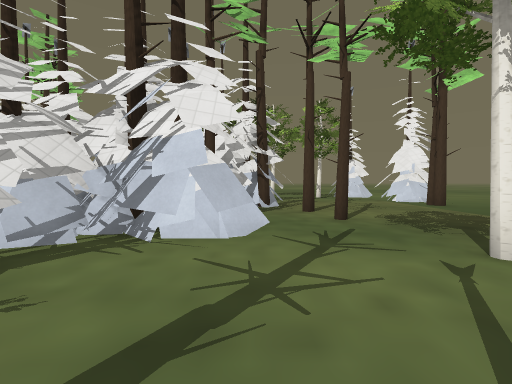
view 1 (above)

16 first-person views from a walk through a level from a Godot 3-D game. The camera is 1.3 m above the floor, tilts 2° down and sees 85° across. The floor is counted in squares, 2 m on a side. Each view is taken from the middle of a square. On the plan, view 1 faces up. The plan holds only what a view shows up to about 9 squares ahead; the rest is blank. The place goes on beyond the plan. Some surface patterns are stand-ins.

view 2
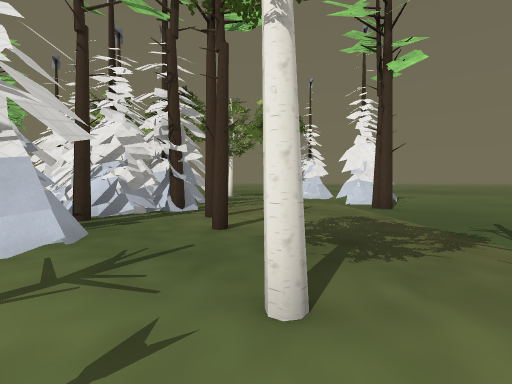

view 3
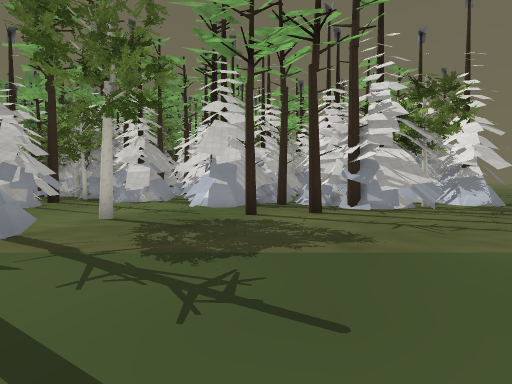

view 4
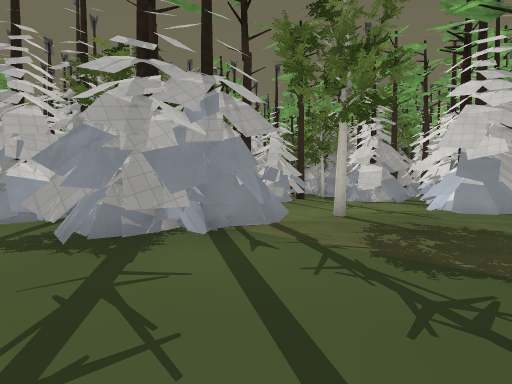

view 5
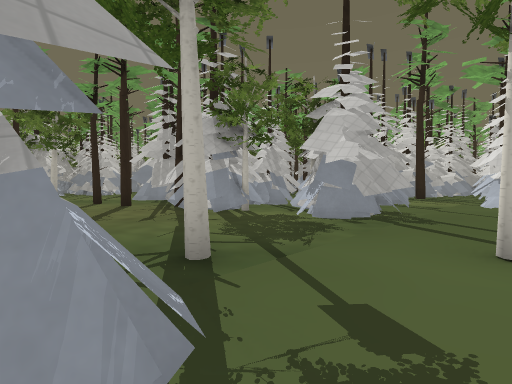

view 6
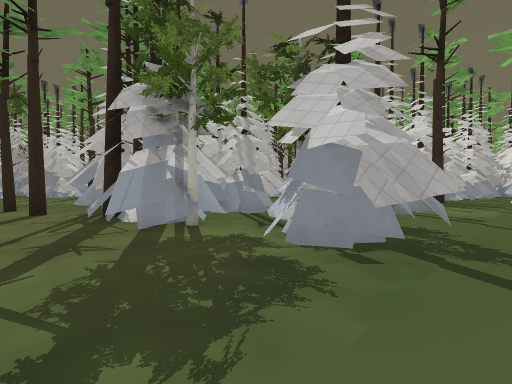

view 7
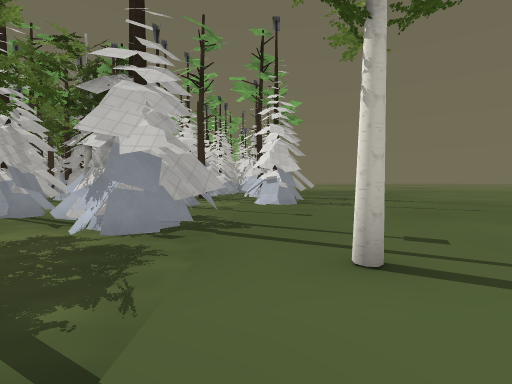

view 8
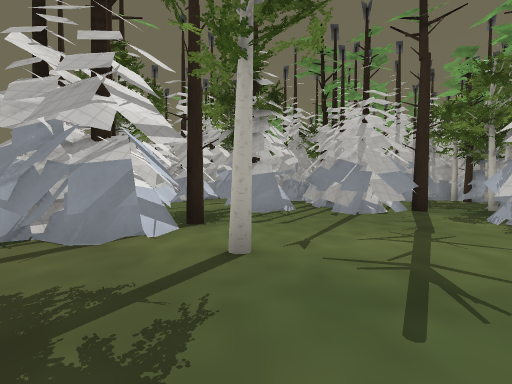

view 9
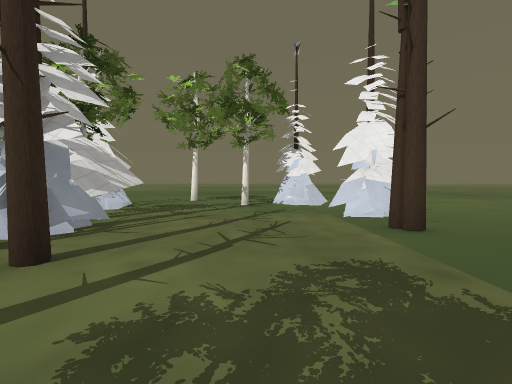

view 10
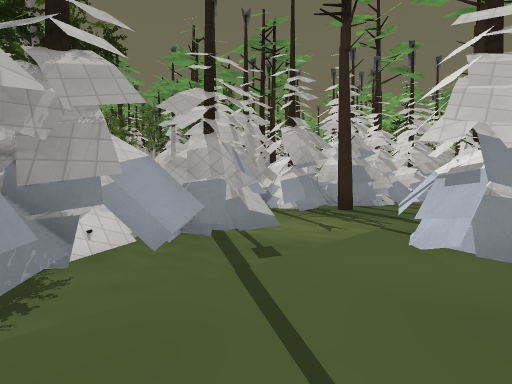

view 11
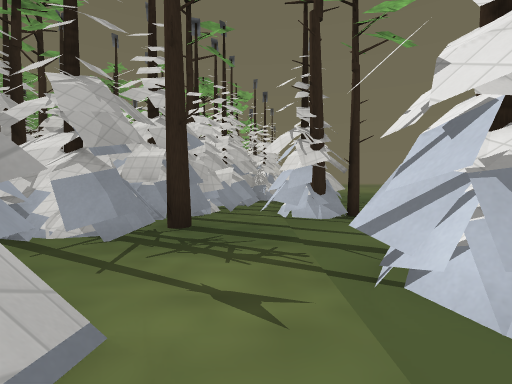

view 12
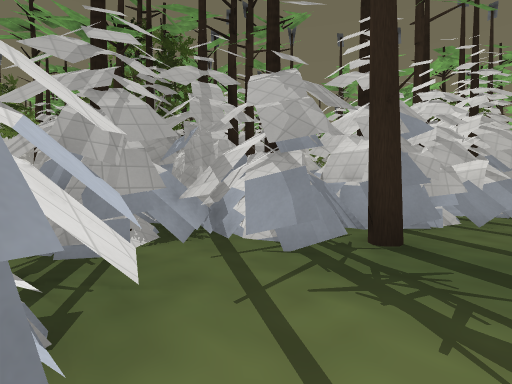

view 13
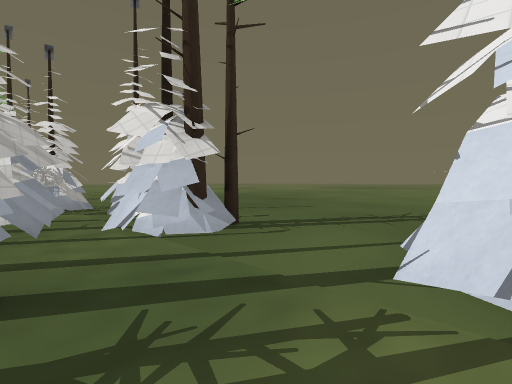

view 14
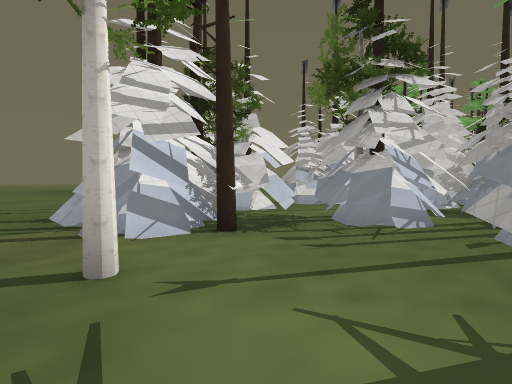

view 15
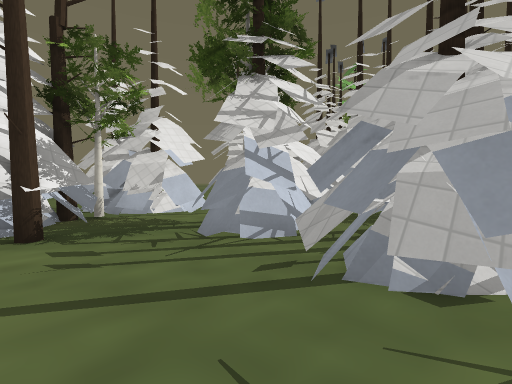

view 16
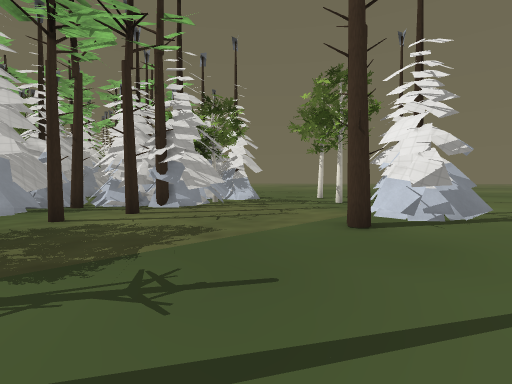

### Floor plan
Key: @ floor where view 1 was taken; # wall or solid block; . floor; T pine tree.
Columns run from 14 left of view 1 to 7 right of it. Each row starts with its distance up from view 1.
 14   # #T.###.........
 13 #####T..#.........##..
 12 #  ##.......##....#...
 11     ##T..#####........
 10      ###.####......##.
  9       ####  ###....#..
  8             ####...T..
  7              #T.......
  6              ##T......
  5              ##T......
  4             ###.......
  3             ##........
  2             #...#.##..
  1             #....T###.
  0             #.@..####.
 -1             ###.######
 -2               #### #
 -3                    #
 -4                    ##
 -5                    #

Positions as (right, up) in squares from view 1, and headings:
1: (0, 0), facing up
2: (2, 1), facing up
3: (7, 5), facing left
4: (7, 5), facing down-left
5: (4, 14), facing down-left
6: (2, 13), facing down-left
7: (3, 13), facing left
8: (2, 5), facing down
9: (3, 4), facing up
10: (-2, 14), facing down-left
11: (-4, 12), facing left
12: (-5, 12), facing down-left
13: (-6, 11), facing up-left
14: (0, 3), facing down-right
15: (-1, 1), facing down-right
16: (7, 4), facing up-left
